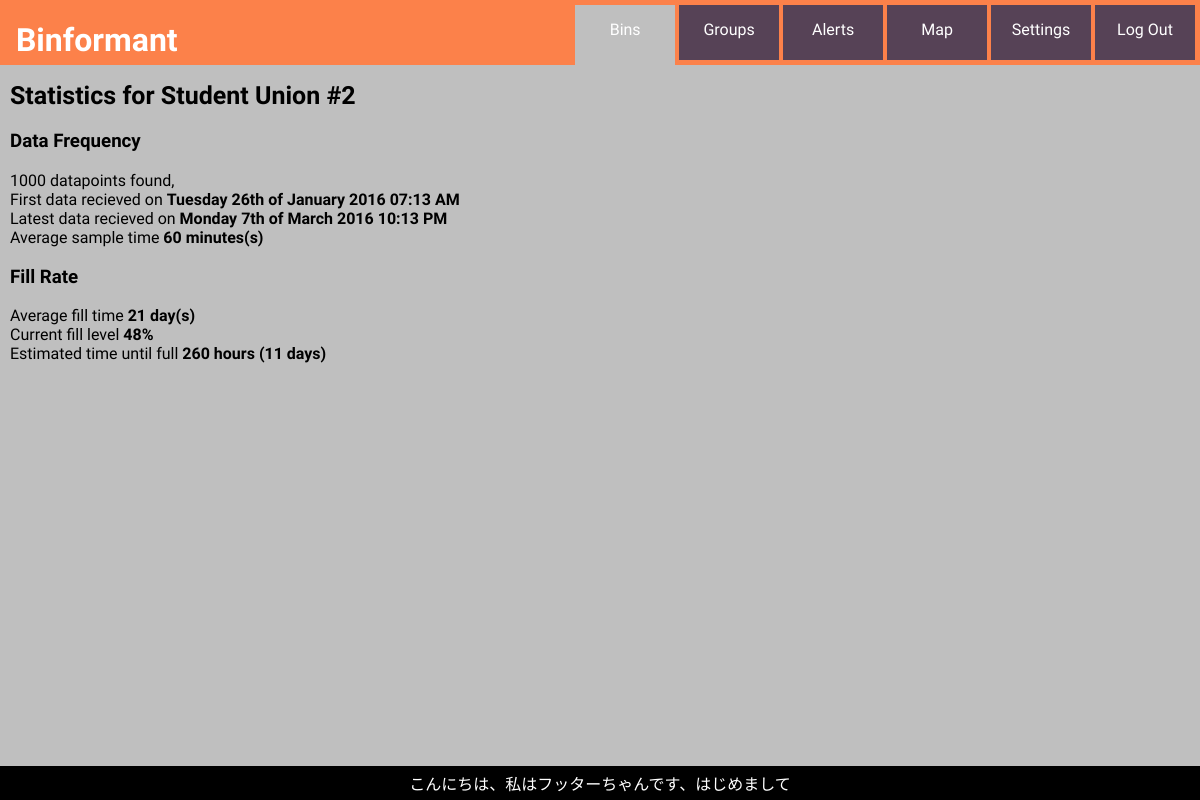
The app's page /stats.php?uid=bin-456-763-345 (signed in), older data.
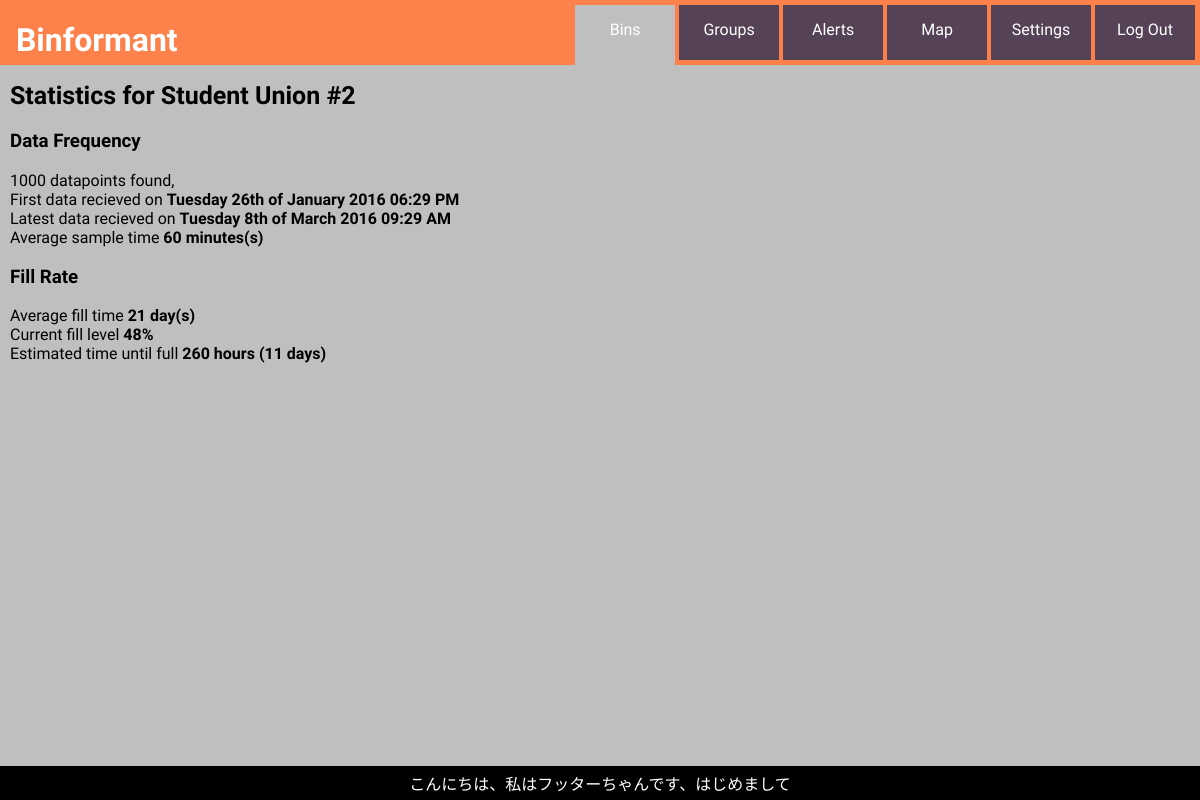
The same page, newer data.
### tables this page shows
CREATE TABLE bindata(
   uid TEXT  ,
   level INT,
   levelmax INT,
   time INT,
   status TEXT
);

### lib/crunch.php (called while the page is built, shortened)
<?php
$sql ="SELECT * from bindata where uid ='".$crunchid."' ORDER BY time;";
            $cret = $db->query($sql);
            $pointCount=1;
            $emptycount = 0;
            $firstrow = $cret->fetchArray(SQLITE3_ASSOC);
            while($crow = $cret->fetchArray(SQLITE3_ASSOC)){
                if ($crow['level'] < $lastrow['level']){
                    $emptycount++;
                }
                $lastrow=$crow;
            }
            $avgfilltime = ($lastrow['time']-$firstrow['time'])/($emptycount);
            $fill = round(100*($lastrow['level']/$lastrow['levelmax']));
            $etf = $avgfilltime*(100-$fill)/100;
?>

### stats.php (the view, shortened to what this page needs)
<!DOCTYPE html>
<head>
    <link rel="stylesheet" type="text/css" href="layout.css">
</head>
<body>
    <h1>&nbsp;&nbsp;Binformant</h1>
     <?php
        include "lib/dbopen.php";
        $sql ="SELECT * from bins where uid = '" . $_GET['uid'] . "';";
        $ret = $db->query($sql);
        $binprofile = $ret->fetchArray(SQLITE3_ASSOC);
     ?>
    <header>
        <a href="bins.php" class="abutton + button">Bins</a>
        <a href="groups.php" class="button">Groups</a>
        <a href="alert.php" class="button">Alerts</a>
        <a href="map.php" class="button">Map</a>
        <a href="set.php" class="button">Settings</a>
        <a href="session.php?action=logout" class="button">Log Out</a>
    </header>
    <main>
        <h2>.</h2>
        <h2>Statistics for <?php echo $binprofile['name'];?></h2>
        <p>
        <?php
            $crunchid = $_GET['uid'];
            include 'lib/crunch.php';
            echo "<h3>Data Frequency</h3>";
            echo $pointCount." datapoints found, <br>";
            echo "First data recieved on <b>".date("l jS \of F Y h:i A", $firstrow['time'])."</b><br>";
            echo "Latest data recieved on <b>".date("l jS \of F Y h:i A", $lastrow['time'])."</b><br>";
            echo "Average sample time <b>".round(($lastrow['time']-$firstrow['time'])/($pointCount*60))." minutes(s)</b>"   ;
        ?>
        <h3>Fill Rate</h3>
        <?php
            echo "Average fill time<b> ".round($avgfilltime/(3600*24))." day(s)</b><br>";
            if ($fill > 100)
                echo "Sensor out of range, check device mounting or recalibrate if bin depth has changed";
            else
                echo "Current fill level <b>".$fill."%</b><br>";
            echo "Estimated time until full <b>".round($etf/3600)." hours (".round($etf/(3600*24))." days)</b><br>";
        ?>
        </p>
    </main>
    <footer>
        こんにちは、私はフッターちゃんです、はじめまして
    </footer>
</body>

Row changes from the older to the newer data that the page shows:
removed bindata: time "Tuesday 26th of January 2016 07:13 AM"
removed bindata: time "Monday 7th of March 2016 10:13 PM", fill "48"
added bindata: time "Tuesday 26th of January 2016 06:29 PM"
added bindata: time "Tuesday 8th of March 2016 09:29 AM", fill "48"
